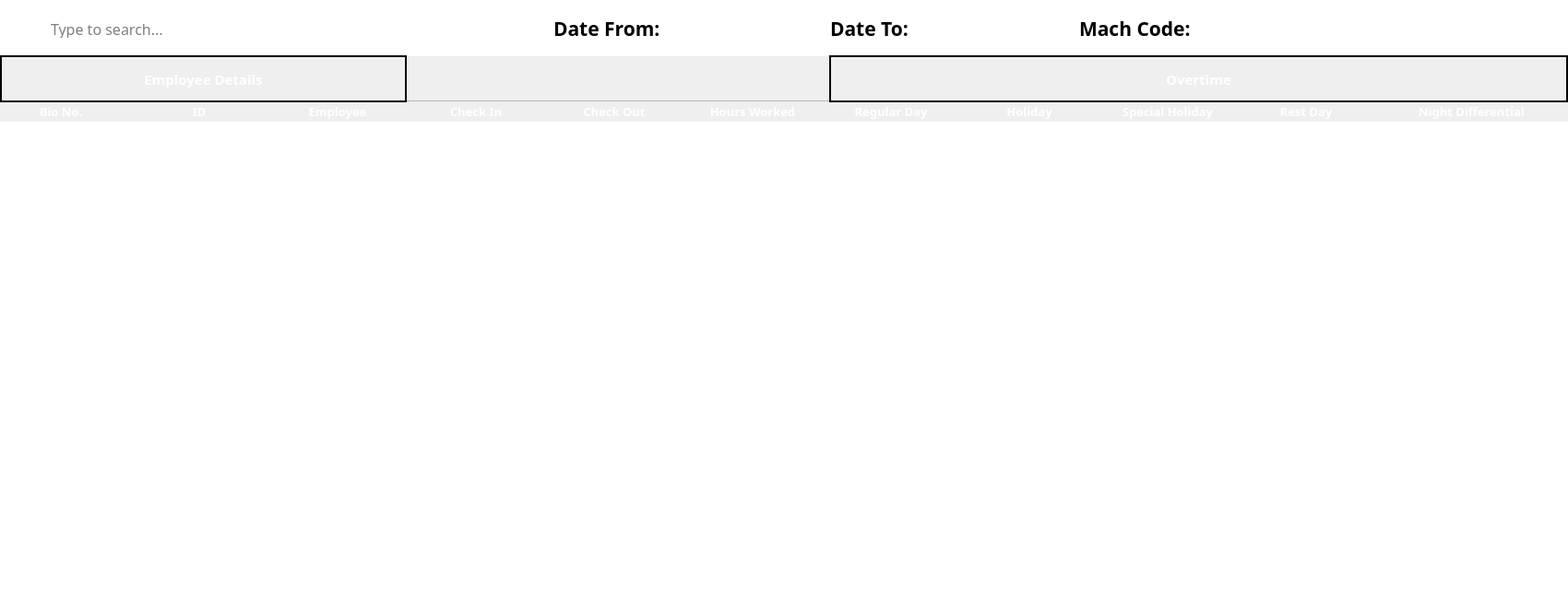
<?xml version="1.0" encoding="UTF-8"?>
<ui version="4.0">
 <class>Dialog</class>
 <widget class="QDialog" name="Dialog">
  <property name="geometry">
   <rect>
    <x>0</x>
    <y>0</y>
    <width>1700</width>
    <height>665</height>
   </rect>
  </property>
  <property name="windowTitle">
   <string>Dialog</string>
  </property>
  <widget class="QWidget" name="widget" native="true">
   <property name="geometry">
    <rect>
     <x>0</x>
     <y>0</y>
     <width>1701</width>
     <height>61</height>
    </rect>
   </property>
   <property name="styleSheet">
    <string notr="true">background-color: white;</string>
   </property>
   <widget class="QFrame" name="searchBar">
    <property name="geometry">
     <rect>
      <x>10</x>
      <y>10</y>
      <width>361</width>
      <height>41</height>
     </rect>
    </property>
    <property name="focusPolicy">
     <enum>Qt::StrongFocus</enum>
    </property>
    <property name="styleSheet">
     <string notr="true">#searchBar{
	border: 1px solid &quot;#344273&quot;;
	border-radius: 3px; 
}</string>
    </property>
    <property name="frameShape">
     <enum>QFrame::StyledPanel</enum>
    </property>
    <property name="frameShadow">
     <enum>QFrame::Raised</enum>
    </property>
    <widget class="QLineEdit" name="txtSearch_4">
     <property name="geometry">
      <rect>
       <x>43</x>
       <y>10</y>
       <width>301</width>
       <height>21</height>
      </rect>
     </property>
     <property name="font">
      <font>
       <family>Poppins</family>
       <pointsize>12</pointsize>
      </font>
     </property>
     <property name="focusPolicy">
      <enum>Qt::ClickFocus</enum>
     </property>
     <property name="styleSheet">
      <string notr="true">#txtSearch{

}</string>
     </property>
     <property name="text">
      <string/>
     </property>
     <property name="frame">
      <bool>false</bool>
     </property>
     <property name="placeholderText">
      <string>Type to search...</string>
     </property>
    </widget>
    <widget class="QLabel" name="searchIcon_4">
     <property name="geometry">
      <rect>
       <x>10</x>
       <y>10</y>
       <width>31</width>
       <height>21</height>
      </rect>
     </property>
     <property name="styleSheet">
      <string notr="true">#searchIcon{
	background-color: white;
}</string>
     </property>
     <property name="text">
      <string/>
     </property>
     <property name="pixmap">
      <pixmap>../../FILE201/Resources/Icons/search.svg</pixmap>
     </property>
     <property name="scaledContents">
      <bool>false</bool>
     </property>
     <property name="alignment">
      <set>Qt::AlignCenter</set>
     </property>
    </widget>
   </widget>
   <widget class="QLabel" name="lblDateFrom">
    <property name="geometry">
     <rect>
      <x>600</x>
      <y>20</y>
      <width>121</width>
      <height>21</height>
     </rect>
    </property>
    <property name="font">
     <font>
      <family>Poppins</family>
      <pointsize>16</pointsize>
      <weight>75</weight>
      <bold>true</bold>
     </font>
    </property>
    <property name="text">
     <string>Date From:</string>
    </property>
   </widget>
   <widget class="QLabel" name="lblFrom">
    <property name="geometry">
     <rect>
      <x>720</x>
      <y>20</y>
      <width>181</width>
      <height>21</height>
     </rect>
    </property>
    <property name="font">
     <font>
      <family>Poppins</family>
      <pointsize>12</pointsize>
      <weight>50</weight>
      <bold>false</bold>
     </font>
    </property>
    <property name="text">
     <string/>
    </property>
    <property name="alignment">
     <set>Qt::AlignCenter</set>
    </property>
   </widget>
   <widget class="QLabel" name="lblTo">
    <property name="geometry">
     <rect>
      <x>990</x>
      <y>20</y>
      <width>181</width>
      <height>21</height>
     </rect>
    </property>
    <property name="font">
     <font>
      <family>Poppins</family>
      <pointsize>12</pointsize>
      <weight>50</weight>
      <bold>false</bold>
     </font>
    </property>
    <property name="text">
     <string/>
    </property>
    <property name="alignment">
     <set>Qt::AlignCenter</set>
    </property>
   </widget>
   <widget class="QLabel" name="lblDateTo">
    <property name="geometry">
     <rect>
      <x>900</x>
      <y>20</y>
      <width>91</width>
      <height>21</height>
     </rect>
    </property>
    <property name="font">
     <font>
      <family>Poppins</family>
      <pointsize>16</pointsize>
      <weight>75</weight>
      <bold>true</bold>
     </font>
    </property>
    <property name="text">
     <string>Date To:</string>
    </property>
   </widget>
   <widget class="QLabel" name="lblMachCode">
    <property name="geometry">
     <rect>
      <x>1170</x>
      <y>20</y>
      <width>131</width>
      <height>21</height>
     </rect>
    </property>
    <property name="font">
     <font>
      <family>Poppins</family>
      <pointsize>16</pointsize>
      <weight>75</weight>
      <bold>true</bold>
     </font>
    </property>
    <property name="text">
     <string>Mach Code:</string>
    </property>
   </widget>
   <widget class="QLabel" name="lblMach">
    <property name="geometry">
     <rect>
      <x>1300</x>
      <y>20</y>
      <width>160</width>
      <height>21</height>
     </rect>
    </property>
    <property name="font">
     <font>
      <family>Poppins</family>
      <pointsize>12</pointsize>
      <weight>50</weight>
      <bold>false</bold>
     </font>
    </property>
    <property name="text">
     <string/>
    </property>
    <property name="alignment">
     <set>Qt::AlignCenter</set>
    </property>
   </widget>
  </widget>
  <widget class="QTableWidget" name="TimeSheetTable">
   <property name="geometry">
    <rect>
     <x>-10</x>
     <y>109</y>
     <width>1711</width>
     <height>641</height>
    </rect>
   </property>
   <property name="sizePolicy">
    <sizepolicy hsizetype="Fixed" vsizetype="Fixed">
     <horstretch>0</horstretch>
     <verstretch>0</verstretch>
    </sizepolicy>
   </property>
   <property name="font">
    <font>
     <family>Poppins SemiBold</family>
     <pointsize>10</pointsize>
     <weight>75</weight>
     <bold>true</bold>
    </font>
   </property>
   <property name="focusPolicy">
    <enum>Qt::ClickFocus</enum>
   </property>
   <property name="contextMenuPolicy">
    <enum>Qt::DefaultContextMenu</enum>
   </property>
   <property name="styleSheet">
    <string notr="true">/* Header Design */

QHeaderView::section {
	font-family: Poppins;
	font-weight: bold;
	font-size: 13px;
	color: white;
	background-color: &quot;#344273&quot;;
	border: none;
}

/* Style for the selected row */
QTableView::item:selected:active {
	 selection-background-color: &quot;#9DADDF&quot;;
}

/* Style for the alternate row */
QTableWidget {
	alternate-background-color: &quot;#DDDDDD&quot;;
}</string>
   </property>
   <property name="horizontalScrollBarPolicy">
    <enum>Qt::ScrollBarAlwaysOff</enum>
   </property>
   <property name="sizeAdjustPolicy">
    <enum>QAbstractScrollArea::AdjustIgnored</enum>
   </property>
   <property name="editTriggers">
    <set>QAbstractItemView::NoEditTriggers</set>
   </property>
   <property name="tabKeyNavigation">
    <bool>false</bool>
   </property>
   <property name="showDropIndicator" stdset="0">
    <bool>false</bool>
   </property>
   <property name="dragDropOverwriteMode">
    <bool>false</bool>
   </property>
   <property name="alternatingRowColors">
    <bool>true</bool>
   </property>
   <property name="selectionMode">
    <enum>QAbstractItemView::SingleSelection</enum>
   </property>
   <property name="selectionBehavior">
    <enum>QAbstractItemView::SelectRows</enum>
   </property>
   <property name="textElideMode">
    <enum>Qt::ElideRight</enum>
   </property>
   <property name="showGrid">
    <bool>false</bool>
   </property>
   <property name="gridStyle">
    <enum>Qt::SolidLine</enum>
   </property>
   <property name="sortingEnabled">
    <bool>false</bool>
   </property>
   <property name="cornerButtonEnabled">
    <bool>false</bool>
   </property>
   <property name="columnCount">
    <number>11</number>
   </property>
   <attribute name="horizontalHeaderVisible">
    <bool>true</bool>
   </attribute>
   <attribute name="horizontalHeaderCascadingSectionResizes">
    <bool>true</bool>
   </attribute>
   <attribute name="horizontalHeaderMinimumSectionSize">
    <number>50</number>
   </attribute>
   <attribute name="horizontalHeaderDefaultSectionSize">
    <number>150</number>
   </attribute>
   <attribute name="horizontalHeaderHighlightSections">
    <bool>true</bool>
   </attribute>
   <attribute name="horizontalHeaderShowSortIndicator" stdset="0">
    <bool>false</bool>
   </attribute>
   <attribute name="horizontalHeaderStretchLastSection">
    <bool>true</bool>
   </attribute>
   <attribute name="verticalHeaderVisible">
    <bool>false</bool>
   </attribute>
   <attribute name="verticalHeaderCascadingSectionResizes">
    <bool>false</bool>
   </attribute>
   <attribute name="verticalHeaderMinimumSectionSize">
    <number>50</number>
   </attribute>
   <attribute name="verticalHeaderDefaultSectionSize">
    <number>500</number>
   </attribute>
   <attribute name="verticalHeaderHighlightSections">
    <bool>false</bool>
   </attribute>
   <attribute name="verticalHeaderShowSortIndicator" stdset="0">
    <bool>false</bool>
   </attribute>
   <column>
    <property name="text">
     <string>Bio No.</string>
    </property>
   </column>
   <column>
    <property name="text">
     <string>ID</string>
    </property>
   </column>
   <column>
    <property name="text">
     <string>Employee</string>
    </property>
    <property name="font">
     <font>
      <strikeout>false</strikeout>
     </font>
    </property>
    <property name="foreground">
     <brush brushstyle="SolidPattern">
      <color alpha="255">
       <red>0</red>
       <green>0</green>
       <blue>0</blue>
      </color>
     </brush>
    </property>
   </column>
   <column>
    <property name="text">
     <string>Check In</string>
    </property>
   </column>
   <column>
    <property name="text">
     <string>Check Out</string>
    </property>
   </column>
   <column>
    <property name="text">
     <string>Hours Worked</string>
    </property>
   </column>
   <column>
    <property name="text">
     <string>Regular Day</string>
    </property>
   </column>
   <column>
    <property name="text">
     <string>Holiday</string>
    </property>
   </column>
   <column>
    <property name="text">
     <string>Special Holiday</string>
    </property>
   </column>
   <column>
    <property name="text">
     <string>Rest Day</string>
    </property>
   </column>
   <column>
    <property name="text">
     <string>Night Differential</string>
    </property>
   </column>
  </widget>
  <widget class="QWidget" name="widget_2" native="true">
   <property name="geometry">
    <rect>
     <x>0</x>
     <y>60</y>
     <width>441</width>
     <height>51</height>
    </rect>
   </property>
   <property name="styleSheet">
    <string notr="true">#widget_2{
background-color: &quot;#344273&quot;; 
color: white;
border: 2px solid black
}
QLabel{
color: white
}</string>
   </property>
   <layout class="QHBoxLayout" name="horizontalLayout">
    <item>
     <widget class="QLabel" name="label">
      <property name="font">
       <font>
        <family>Poppins</family>
        <pointsize>11</pointsize>
        <weight>75</weight>
        <bold>true</bold>
       </font>
      </property>
      <property name="text">
       <string>Employee Details</string>
      </property>
      <property name="alignment">
       <set>Qt::AlignCenter</set>
      </property>
     </widget>
    </item>
   </layout>
  </widget>
  <widget class="QWidget" name="widget_3" native="true">
   <property name="geometry">
    <rect>
     <x>899</x>
     <y>60</y>
     <width>801</width>
     <height>51</height>
    </rect>
   </property>
   <property name="autoFillBackground">
    <bool>false</bool>
   </property>
   <property name="styleSheet">
    <string notr="true">#widget_3{
background-color: &quot;#344273&quot;; 
color: white;
border: 2px solid black
}
QLabel{
color: white
}</string>
   </property>
   <layout class="QHBoxLayout" name="horizontalLayout_2">
    <item>
     <widget class="QLabel" name="label_2">
      <property name="font">
       <font>
        <family>Poppins</family>
        <pointsize>11</pointsize>
        <weight>75</weight>
        <bold>true</bold>
       </font>
      </property>
      <property name="text">
       <string>Overtime</string>
      </property>
      <property name="alignment">
       <set>Qt::AlignCenter</set>
      </property>
     </widget>
    </item>
   </layout>
  </widget>
 </widget>
 <resources/>
 <connections/>
</ui>
